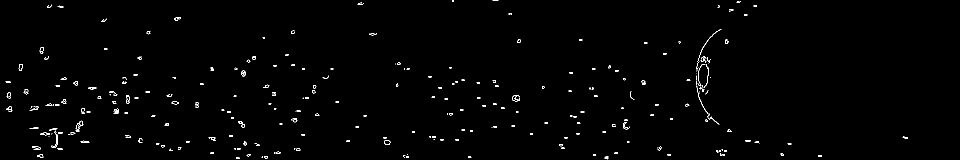
#> input picture res.bmp, 1920 x 320 px (shown at 1/2 size)
$ python 1.py
#> lines starting #> are read from the running program, lines starting #| are printed output that depends on the picture; after the words box and inside, x2 and y2 are one past the last pixel; in counts of white or black regions, pixels touching at a corner belong together
### canny.py
import cv2
import numpy as np
import main


# [21 lines left out: function fill_parts_n_remove_threads, not called in this run]


def flood(img_in, img_out, x, y, val):
    img_in[x, y] = 0
    img_out[x, y] = val
    if x > 0:
        if img_in[x - 1, y] != 0:
            flood(img_in, img_out, x-1, y, val)
    if x < np.shape(img_in)[0] - 1:
        if img_in[x + 1, y] != 0:
            flood(img_in, img_out, x + 1, y, val)
    if y > 0:
        if img_in[x, y - 1] != 0:
            flood(img_in, img_out, x, y - 1, val)
    if y < np.shape(img_in)[1] - 1:
        if img_in[x, y + 1] != 0:
            flood(img_in, img_out, x, y + 1, val)


def numerate_parts(img_in):
    img_proc = np.copy(img_in)
    img_out = np.zeros_like(img_proc)
    k = 0
    a = np.argwhere(img_proc)
    for i in a:
        if img_proc[i[0], i[1]] != 0:
            k += 1
            flood(img_proc, img_out, i[0], i[1], k)
    return img_out


# [12 lines left out: function count, not called in this run]


# [41 lines that do not run on import are left out]

### 1.py
import cv2
import numpy as np
import canny


if __name__ == '__main__':
    img_original = cv2.imread('res.bmp')[:, :, 0]
#> img_original: shape (320, 1920); 0.8% white in thin lines or dots
    h, w = img_original.shape[:2]
#> h = 320; w = 1920
    mask = np.zeros((h + 2, w + 2), np.uint8)
    kernel = cv2.getStructuringElement(cv2.MORPH_ELLIPSE, (3, 3))

    img_fill = np.copy(img_original)
    cv2.floodFill(img_fill, mask, (0, 0), 255)
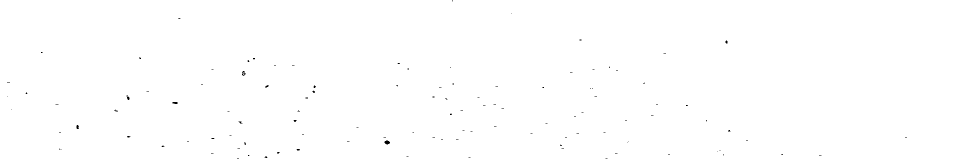
#> img_fill: shape (320, 1920) (shown at 1/2 size); 99.9% white; black in thin lines or dots
    img_fill = cv2.bitwise_not(img_fill)
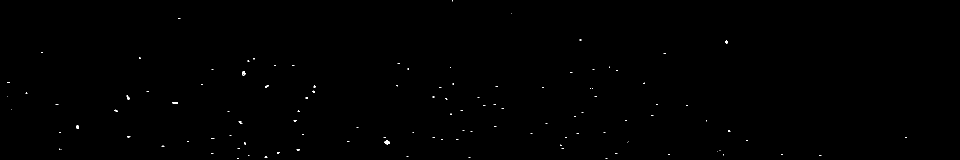
#> img_fill: shape (320, 1920) (shown at 1/2 size); 0.14% white in thin lines or dots
    img_fill = cv2.bitwise_or(img_fill, img_original)
#> img_fill: shape (320, 1920); 0.94% white in thin lines or dots
    img_fill = cv2.morphologyEx(img_fill, cv2.MORPH_OPEN, kernel)
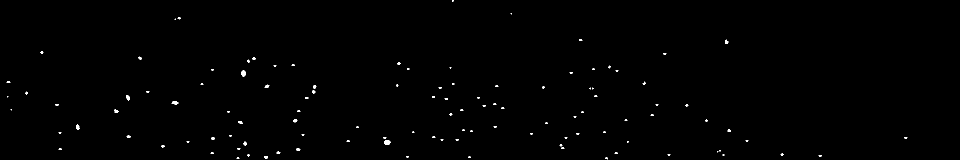
#> img_fill: shape (320, 1920) (shown at 1/2 size); 0.38% white; 113 white regions (79 under 20 px), largest, box (x1, y1, x2, y2) and area: (768, 280, 781, 290) 99, (483, 141, 492, 153) 86, (343, 203, 357, 209) 65
    del mask, kernel, img_original, h, w

    result = canny.numerate_parts(img_fill)
#> in numerate_parts, `a = np.argwhere(img_proc)`: a = 2335 pairs, first value 0 to 318, second value 13 to 1814
#> the loop in numerate_parts, `for i in a:` made 2335 passes
#> i on passes 1 to 12: [0, 904], [0, 905], [0, 906], [1, 904], [1, 905], [1, 906], [2, 904], [2, 905], [2, 906], [3, 905], [26, 1022], [27, 1021]
#> after the loop in numerate_parts, `for i in a:`: img_proc: shape (320, 1920); 0.38% of pixels changed, all inside (x1, y1, x2, y2) = (13, 0, 1815, 319)
#> after the loop in numerate_parts, `for i in a:`: k = 113

    qw = np.where(result == 15)
#> qw = 16 positions, rows 131 to 136, columns 1217 to 1220
